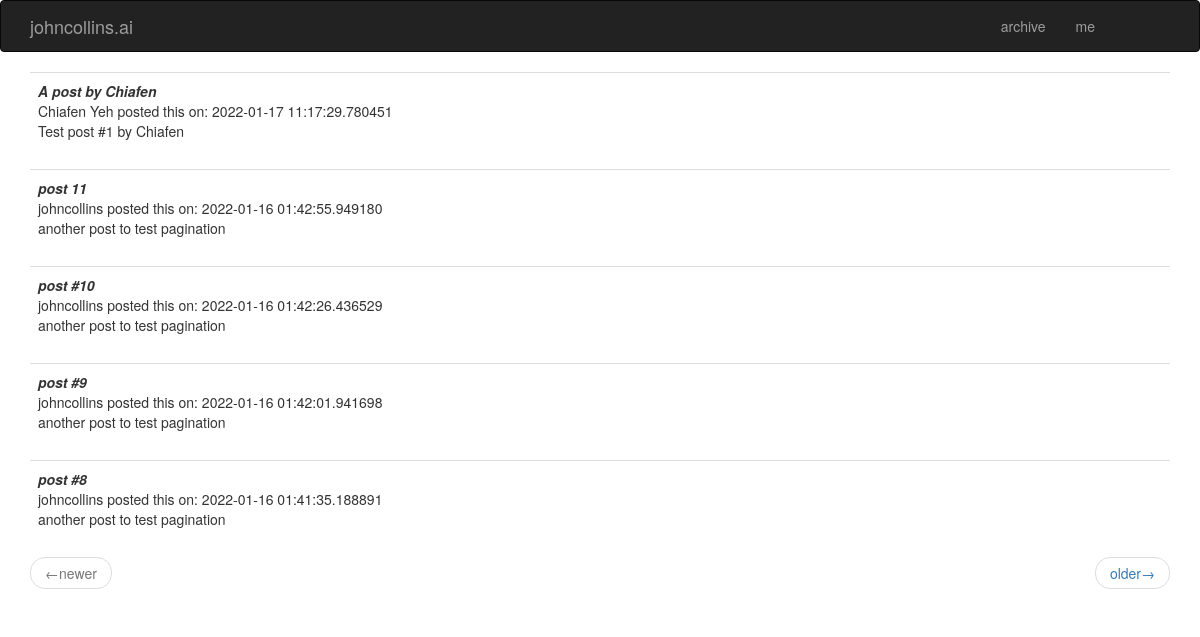
/index, run on the app's committed database.
### app/models.py (models this page shows, shortened)
class Post(db.Model):
    id = db.Column(db.Integer, primary_key=True)
    author = db.Column(db.String(100), default='johncollins')
    title = db.Column(db.String(250))
    body = db.Column(db.String(25000))
    timestamp = db.Column(db.DateTime, index=True, default=datetime.utcnow)

### app/routes.py (the view)
@app.route('/', methods=['GET', 'POST'])
@app.route('/index', methods=['GET', 'POST'])
def index():
    page = request.args.get('page', 1, type=int)
    posts = Post.query.order_by(Post.timestamp.desc()).paginate(
            page, app.config['POSTS_PER_PAGE'], False)
    next_url = url_for('index', page=posts.next_num) if posts.has_next else None
    prev_url = url_for('index', page=posts.prev_num) if posts.has_prev else None
    return render_template('index.html', title='home', posts=posts.items,
                           next_url=next_url, prev_url=prev_url)

### app/templates/index.html
{% extends "base.html" %}
{% block app_content %}
    {% for post in posts %}
        {% include '_post.html' %}
    {% endfor %}
    <nav aria-label="...">
        <ul class="pager">
            <li class="previous{% if not prev_url %} disabled{% endif %}">
                <a href="{{ prev_url or '#' }}">
                    <span aria-hidden="true">&larr;</span>newer
                </a>
            </li>
            <li class="next{% if not next_url %} disabled{% endif %}">
                <a href="{{ next_url or '#' }}">
                    older<span aria-hidden="true">&rarr;</span>
                </a>
            </li>
        </ul>
    </nav>
{% endblock %}

### app/templates/base.html (shortened to what this page needs)
{% extends 'bootstrap/base.html' %}
{% block navbar %}
	<nav class="navbar navbar-inverse">
		<div class="container">
            <div class="navbar-header">
                <a class="navbar-brand" href="{{ url_for('index') }}">johncollins.ai</a>
            </div>
            <div class="collapse navbar-collapse" id="bs-example-navbar-collapse-1">
                <ul class="nav navbar-nav navbar-right">
                    <li><a href="{{ url_for('archive') }}">archive</a></li>
                    <li><a href="{{ url_for('me') }}">me</a></li>
                    <li><a href="#"></a></li>
                    <li><a href="#"></a></li>
                </ul>
            </div>
        </div>
    </nav>
{% endblock %}
{% block content %}
    <div class="container">
        {% block app_content %}{% endblock %}
    </div>
{% endblock %}

### app/templates/_post.html
	<table class='table table-hover'>
		<tr>
			<td>
                <em><b>{{ post.title }}</b></em><br>
                {{ post.author }} posted this on: {{post.timestamp }}<br>
                {{ post.body }}
            </td>
		</tr>
	</table>

### data on the page
Post: title "A post by Chiafen", author "Chiafen Yeh", timestamp "2022-01-17 11:17:29.780451", body "Test post #1 by Chiafen"
Post: title "post 11", author "johncollins", timestamp "2022-01-16 01:42:55.949180", body "another post to test pagination"
Post: title "post #10", author "johncollins", timestamp "2022-01-16 01:42:26.436529", body "another post to test pagination"
Post: title "post #9", author "johncollins", timestamp "2022-01-16 01:42:01.941698", body "another post to test pagination"
Post: title "post #8", author "johncollins", timestamp "2022-01-16 01:41:35.188891", body "another post to test pagination"
